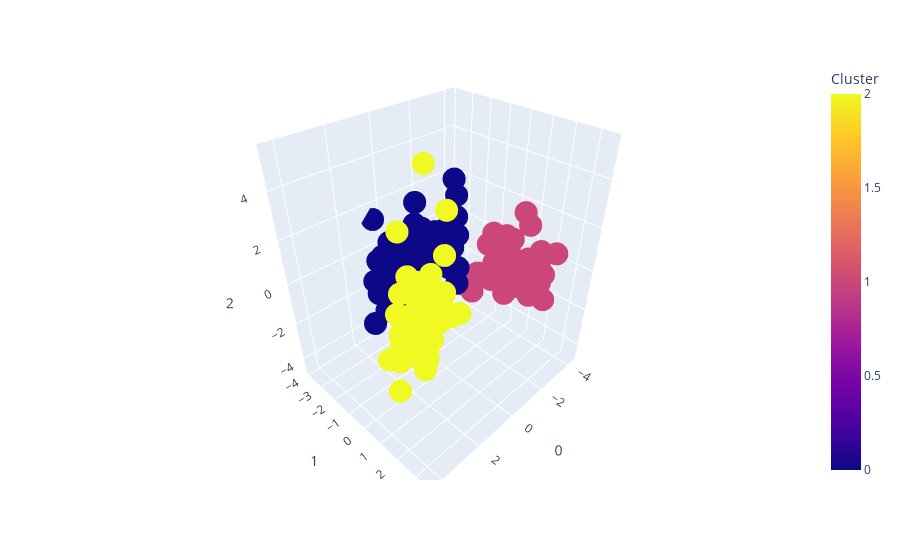

The notebook cell saved with this chart:
### Markdown cell above
The Elbow Method is a popular way to find the best number of clusters (k) for K-Means. We plot the within-cluster sum of squares (WCSS) on the y-axis against the different values of k on the x-axis. This creates an 'elbow' graph.

The optimal k is where the graph makes a sharp bend – like an elbow! Before the elbow, the WCSS decreases rapidly as we increase k. After the elbow, the decrease in WCSS slows down significantly.

In the figure above, we plotted WCSS for k values from 1 to 10. We can clearly see an elbow at k = 3. The WCSS drops sharply from k = 1 to k = 3, but then the rate of decrease slows down considerably. So, we choose k = 3 as the optimal number of clusters for our K-Means algorithm.

Let's plot the k = 3 clusters on three dimension using PCA to visualize our result.

### Code cell
from sklearn.decomposition import PCA
import plotly.express as px

# Instantiate the PCA class
pca = PCA(n_components=3)
X_pca = pca.fit_transform(X)

# Fit the KMeans model with the optimal k = 3
kmeans = KMeans(n_clusters=3, random_state=42)
cluters = kmeans.fit_predict(X_pca)

# Visualize the clusters
fig = px.scatter_3d(
    X_pca, x=0, y=1, z=2, color=cluters,
    labels={'color': 'Cluster'}
)
fig.show()

### Figure 1 — Plotly figure (JSON) as saved in the notebook; plotly's stock layout.template omitted (floating-point values rounded to 4 significant figures; data arrays with more than 128 entries replaced by an {"elided": "..."} marker saying what was removed)
{"data": [{"hovertemplate": "0=%{x}<br>1=%{y}<br>2=%{z}<br>Cluster=%{marker.color}<extra></extra>", "legendgroup": "", "marker": {"color": {"elided": "178 int values"}, "coloraxis": "coloraxis", "symbol": "circle"}, "mode": "markers", "name": "", "scene": "scene", "showlegend": false, "type": "scatter3d", "x": {"elided": "178 float values"}, "y": {"elided": "178 float values"}, "z": {"elided": "178 float values"}}], "layout": {"coloraxis": {"colorbar": {"title": {"text": "Cluster"}}, "colorscale": [[0, "#0d0887"], [0.1111, "#46039f"], [0.2222, "#7201a8"], [0.3333, "#9c179e"], [0.4444, "#bd3786"], [0.5556, "#d8576b"], [0.6667, "#ed7953"], [0.7778, "#fb9f3a"], [0.8889, "#fdca26"], [1, "#f0f921"]]}, "legend": {"tracegroupgap": 0}, "margin": {"t": 60}, "scene": {"domain": {"x": [0, 1], "y": [0, 1]}, "xaxis": {"title": {"text": "0"}}, "yaxis": {"title": {"text": "1"}}, "zaxis": {"title": {"text": "2"}}}}}
